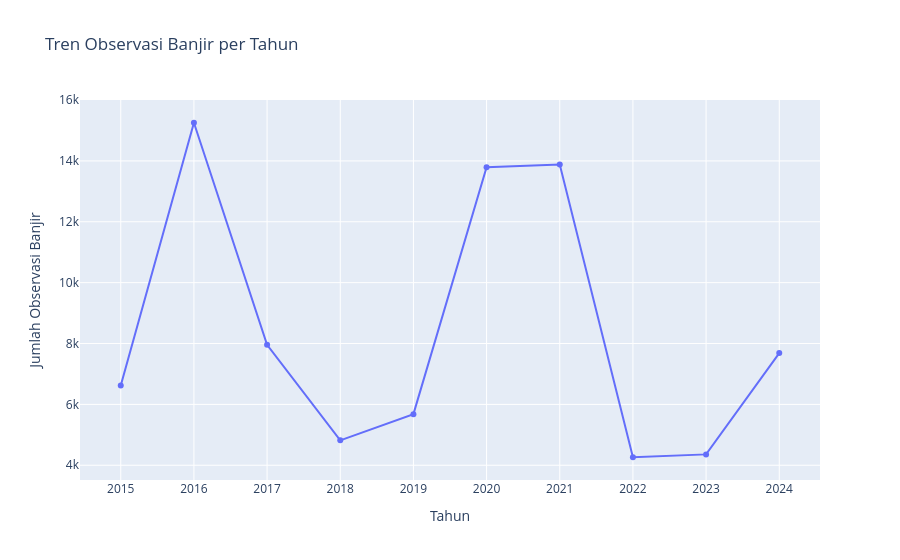

Notebook source saved alongside this figure:
### Code cell
fig2 = px.line(
    yearly_flood.to_pandas(),
    x="year",
    y="jumlah_banjir",
    markers=True,
    title="Tren Observasi Banjir per Tahun",
    labels={
        "year": "Tahun",
        "jumlah_banjir": "Jumlah Observasi Banjir"
    }
)

fig2.update_traces(
    hovertemplate="Tahun: %{x}<br>Jumlah observasi: %{y:,}<extra></extra>"
)

fig2.update_layout(
    xaxis=dict(dtick=1),
    hovermode="x unified"
)

fig2.show()

### Figure 1 — Plotly figure (JSON) as saved in the notebook; plotly's stock layout.template omitted (floating-point values rounded to 4 significant figures)
{"data": [{"hovertemplate": "Tahun: %{x}<br>Jumlah observasi: %{y:,}<extra></extra>", "legendgroup": "", "line": {"color": "#636efa", "dash": "solid"}, "marker": {"symbol": "circle"}, "mode": "lines+markers", "name": "", "orientation": "v", "showlegend": false, "type": "scatter", "x": [2015, 2016, 2017, 2018, 2019, 2020, 2021, 2022, 2023, 2024], "xaxis": "x", "y": [6619, 15254, 7958, 4819, 5680, 13792, 13884, 4263, 4357, 7685], "yaxis": "y"}], "layout": {"hovermode": "x unified", "legend": {"tracegroupgap": 0}, "title": {"text": "Tren Observasi Banjir per Tahun"}, "xaxis": {"anchor": "y", "domain": [0, 1], "dtick": 1, "title": {"text": "Tahun"}}, "yaxis": {"anchor": "x", "domain": [0, 1], "title": {"text": "Jumlah Observasi Banjir"}}}}
